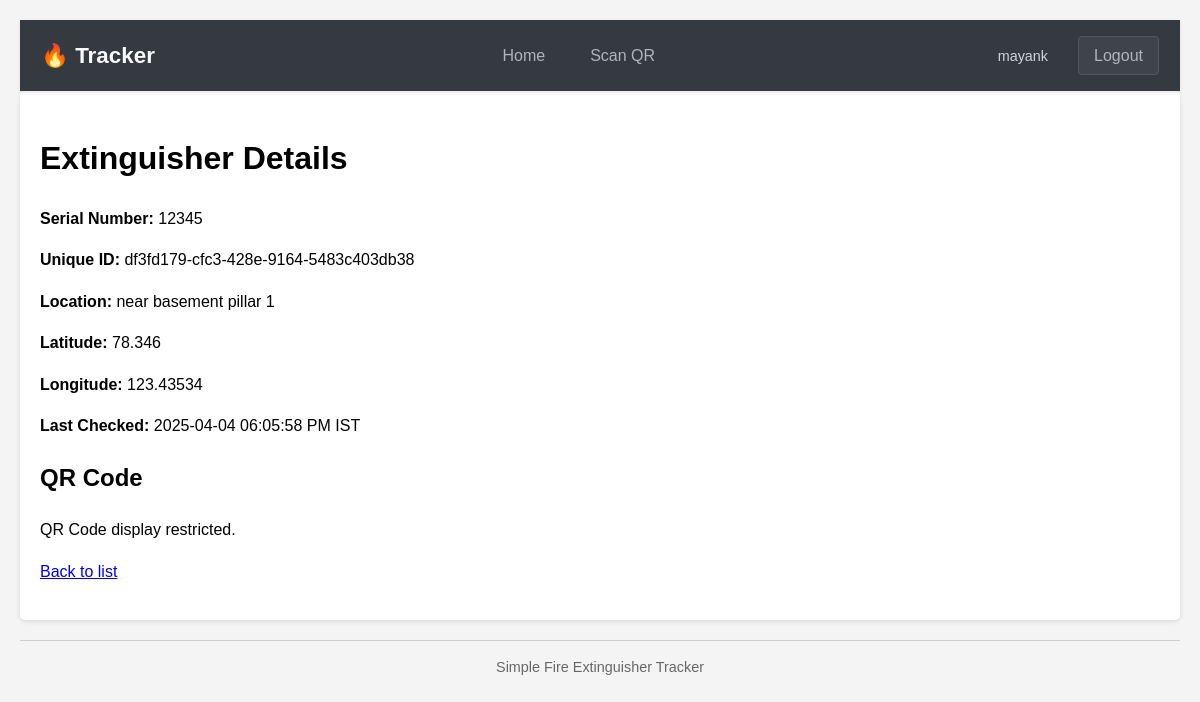
The page /extinguisher/df3fd179-cfc3-428e-9164-5483c403db38 (signed in) on the database its author committed.
### index.py (models this page shows, shortened)
class User(UserMixin, db.Model):
    __tablename__ = 'users' # Explicit table name
    id = db.Column(db.Integer, primary_key=True)
    username = db.Column(db.String(80), unique=True, nullable=False)
    password_hash = db.Column(db.String(256), nullable=False)
    is_admin = db.Column(db.Boolean, default=False, nullable=False)
    check_logs = db.relationship('CheckInLog', backref='user', lazy=True)

class Extinguisher(db.Model):
    __tablename__ = 'extinguishers' # Explicit table name
    id = db.Column(db.Integer, primary_key=True)
    unique_id = db.Column(db.String(36), unique=True, nullable=False, default=lambda: str(uuid.uuid4()), index=True)
    serial_number = db.Column(db.String(100), unique=True, nullable=False, index=True)
    location_description = db.Column(db.String(200), nullable=False)
    latitude = db.Column(db.Float, nullable=True)
    longitude = db.Column(db.Float, nullable=True)
    last_checked_date = db.Column(db.DateTime, nullable=True) # Keep this for quick view
    qr_code_filename = db.Column(db.String(50), nullable=True)
    check_logs = db.relationship('CheckInLog', backref='extinguisher', lazy=True, cascade="all, delete-orphan")

### index.py (the view, shortened to what this page needs)
@app.route('/extinguisher/<string:unique_id>')
@login_required
def view_extinguisher(unique_id):
    extinguisher = db.session.execute(
        db.select(Extinguisher).filter_by(unique_id=unique_id)
    ).scalar_one_or_none()
    if not extinguisher: abort(404, description="Extinguisher not found.")
    qr_code_public_url = None
    can_view_qr = current_user.is_admin # Or your logic
    return render_template('view_extinguisher.html',
                           extinguisher=extinguisher,
                           qr_code_public_url=qr_code_public_url, # Pass the public URL
                           can_view_qr=can_view_qr)

### index.py (called while the page is built)
@login_manager.user_loader
def load_user(user_id):
    return db.session.get(User, int(user_id)) # Use db.session.get for primary key lookup

@app.template_filter('datetime_ist')
def format_datetime_ist(value, format='%Y-%m-%d %I:%M:%S %p %Z'): # Default format includes AM/PM and Timezone Abbr.
    if value is None:
        return "N/A" # Or "" or "Never"
    if not isinstance(value, datetime):
         app.logger.warning(f"datetime_ist filter received non-datetime value: {value}")
         return value
    if value.tzinfo is None:
        value_utc = UTC.localize(value)
    else:
        value_utc = value.astimezone(UTC)
    value_ist = value_utc.astimezone(IST)
    return value_ist.strftime(format)

### templates/view_extinguisher.html (shortened to what this page needs)
{% extends "base.html" %}
{% block content %}
<h1>Extinguisher Details</h1>
<p><strong>Serial Number:</strong> {{ extinguisher.serial_number }}</p>
<p><strong>Unique ID:</strong> {{ extinguisher.unique_id }}</p>
<p><strong>Location:</strong> {{ extinguisher.location_description }}</p>
<p><strong>Latitude:</strong> {{ extinguisher.latitude if extinguisher.latitude is not none else 'N/A' }}</p>
<p><strong>Longitude:</strong> {{ extinguisher.longitude if extinguisher.longitude is not none else 'N/A' }}</p>
<p><strong>Last Checked:</strong>
    {{ extinguisher.last_checked_date | datetime_ist }}
</p>
    <h2>QR Code</h2>
    {% if can_view_qr %}
        <p>Scan this code to mark the extinguisher as checked. (Right-click/Long-press to save/print)</p>
        {% if qr_code_public_url %}
            <img src="{{ qr_code_public_url }}"
                 alt="QR Code for {{ extinguisher.serial_number }}"
                 width="200">
                 <p>Serial Number : {{extinguisher.serial_number}}<br>
                    Location : {{extinguisher.location_description}}</p>
        {% else %}
             <p>QR Code not generated or URL not available.</p>
             {% if extinguisher.qr_code_filename %}
                 <small>(Filename stored: {{ extinguisher.qr_code_filename }})</small>
             {% endif %}
        {% endif %}
    {% else %}
        <p>QR Code display restricted.</p>
    {% endif %}
    <p><a href="{{ url_for('index') }}">Back to list</a></p>
{% endblock %}

### templates/base.html (shortened to what this page needs)
<!DOCTYPE html>
<html lang="en">
<head>
    <link rel="stylesheet" href="{{ url_for('static', filename='css/style.css') }}">
    <link rel="stylesheet" href="{{ url_for('static', filename='css/navbar.css') }}">
</head>
<body>
<nav class="navbar">
    <div class="nav-container">
        <a href="{{ url_for('index') }}" class="navbar-brand">🔥 Tracker</a>
        <ul class="navbar-nav main-nav">
            {% if current_user.is_authenticated %}
                <li><a href="{{ url_for('index') }}" class="nav-link">Home</a></li>
                <li><a href="{{ url_for('scan_page') }}" class="nav-link">Scan QR</a></li>
            {% endif %}
        </ul>
        <ul class="navbar-nav auth-nav">
            {% if current_user.is_authenticated %}
                <li class="user-info">
                    <span>{{ current_user.username }}{% if current_user.is_admin %} <small>(Admin)</small>{% endif %}</span>
                </li>
                <li><a href="{{ url_for('logout') }}" class="nav-link logout-link">Logout</a></li>
            {% else %}
                <li><a href="{{ url_for('login') }}" class="nav-link login-link">Login</a></li>
            {% endif %}
        </ul>
    </div>
</nav>
<div class="content">
    {% block content %}{% endblock %}
</div>
<footer>
    <hr>
    <p>Simple Fire Extinguisher Tracker</p>
</footer>
</body>
</html>

### static/css/style.css (style rules this page uses)
body { font-family: sans-serif; line-height: 1.6; margin: 20px; background-color: #f4f4f4; }
nav a { text-decoration: none; color: #333; margin: 0 5px; }
hr { border: 0; height: 1px; background: #ccc; }
.content { background: #fff; padding: 20px; border-radius: 5px; box-shadow: 0 2px 5px rgba(0,0,0,0.1); }
footer { margin-top: 20px; text-align: center; font-size: 0.9em; color: #666; }

### static/css/navbar.css (style rules this page uses)
.navbar { background-color: #343a40; padding: 0.8rem 1rem; box-shadow: 0 2px 4px rgba(0, 0, 0, 0.1); position: sticky; top: 0; z-index: 1000; }
.nav-container { max-width: 1200px; margin: 0 auto; display: flex; justify-content: space-between; align-items: center; }
.navbar-brand { color: #f8f9fa; text-decoration: none; font-size: 1.4em; font-weight: 600; padding: 5px 0; }
.navbar-nav { list-style: none; padding: 0; margin: 0; display: flex; align-items: center; gap: 5px; }
.nav-link { color: #adb5bd; text-decoration: none; padding: 10px 15px; border-radius: 4px; font-weight: 500; position: relative; transition: color 0.3s ease, background-color 0.3s ease; overflow: hidden; }
.nav-link::after { content: ''; position: absolute; bottom: 5px; left: 50%; width: 0; height: 2px; background-color: #0d6efd; transition: all 0.3s ease-out; transform: translateX(-50%); }
.auth-nav { gap: 15px; }
.user-info span { color: #ced4da; font-size: 0.9em; margin-right: 10px; }
.logout-link, .login-link { background-color: rgba(255, 255, 255, 0.05); border: 1px solid rgba(255, 255, 255, 0.1); }
.logout-link::after, .login-link::after { display: none; }

### rows shown on the page
User: username "mayank"
Extinguisher: serial_number "12345", unique_id "df3fd179-cfc3-428e-9164-5483c403db38", location_description "near basement pillar 1", latitude "78.346", longitude "123.43534", last_checked_date "2025-04-04 06:05:58 PM IST"
